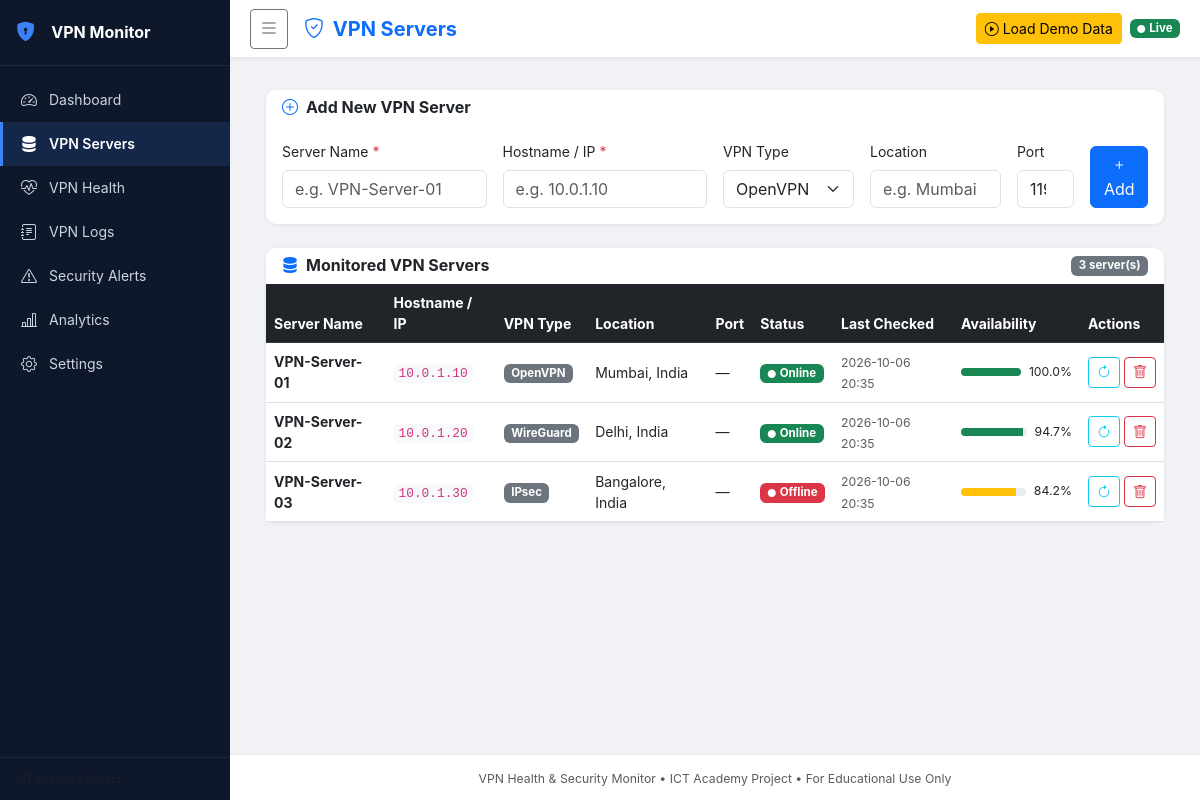
The page /servers on the database its author committed.
### tables this page shows
CREATE TABLE vpn_servers (
            id          INTEGER PRIMARY KEY AUTOINCREMENT,
            name        TEXT NOT NULL,
            hostname    TEXT NOT NULL,
            vpn_type    TEXT NOT NULL DEFAULT 'OpenVPN',
            location    TEXT,
            port        INTEGER DEFAULT 1194,
            status      TEXT DEFAULT 'unknown',
            created_at  TEXT DEFAULT (datetime('now')),
            updated_at  TEXT DEFAULT (datetime('now'))
        );

CREATE TABLE health_checks (
            id           INTEGER PRIMARY KEY AUTOINCREMENT,
            server_id    INTEGER NOT NULL,
            server_name  TEXT NOT NULL,
            status       TEXT NOT NULL,
            checked_at   TEXT DEFAULT (datetime('now')),
            response_ms  INTEGER,
            notes        TEXT,
            FOREIGN KEY (server_id) REFERENCES vpn_servers(id)
        );

### routes/servers.py (the view)
@servers_bp.route('/servers')
def servers():
    health_summary = get_health_summary_all()
    return render_template('servers.html', servers=health_summary,
                           vpn_types=VALID_VPN_TYPES)

### database/database.py (called while the page is built)
def get_db_connection():
    conn = sqlite3.connect(config.DATABASE_PATH)
    conn.row_factory = sqlite3.Row  # Allows accessing columns by name
    conn.execute("PRAGMA foreign_keys = ON")  # Enable foreign key support
    return conn

### models/vpn_server.py (called while the page is built)
def get_all_servers():
    conn = get_db_connection()
    servers = conn.execute(
        "SELECT * FROM vpn_servers ORDER BY name"
    ).fetchall()
    conn.close()
    return [dict(s) for s in servers]

### services/health_monitor.py (called while the page is built)
def get_server_availability(server_id, days=7):
    conn = get_db_connection()
    row = conn.execute(
        """SELECT
               COUNT(*) as total,
               SUM(CASE WHEN status = 'online' THEN 1 ELSE 0 END) as online_count
           FROM health_checks
           WHERE server_id = ?
           AND checked_at >= datetime('now', ?)""",
        (server_id, f'-{days} days')
    ).fetchone()
    conn.close()
    if row and row['total'] > 0:
        return round((row['online_count'] / row['total']) * 100, 1)
    return 100.0  # No checks = assume 100% if just added

### templates/servers.html (shortened to what this page needs)
{% extends "base.html" %}
{% block page_title %}VPN Servers{% endblock %}
{% block content %}
<div class="container-fluid">
    <div class="card border-0 mb-4">
        <div class="card-header bg-transparent border-0">
            <h6 class="mb-0 fw-bold"><i class="bi bi-plus-circle me-2 text-primary"></i>Add New VPN Server</h6>
        </div>
        <div class="card-body">
            <form action="{{ url_for('servers.add_server_route') }}" method="POST" class="row g-3">
                <div class="col-md-3">
                    <label class="form-label">Server Name <span class="text-danger">*</span></label>
                    <input type="text" name="name" class="form-control" placeholder="e.g. VPN-Server-01" required maxlength="100">
                </div>
                <div class="col-md-3">
                    <label class="form-label">Hostname / IP <span class="text-danger">*</span></label>
                    <input type="text" name="hostname" class="form-control" placeholder="e.g. 10.0.1.10" required maxlength="255">
                </div>
                <div class="col-md-2">
                    <label class="form-label">VPN Type</label>
                    <select name="vpn_type" class="form-select">
                        {% for vt in vpn_types %}
                        <option value="{{ vt }}">{{ vt }}</option>
                        {% endfor %}
                    </select>
                </div>
                <div class="col-md-2">
                    <label class="form-label">Location</label>
                    <input type="text" name="location" class="form-control" placeholder="e.g. Mumbai" maxlength="100">
                </div>
                <div class="col-md-1">
                    <label class="form-label">Port</label>
                    <input type="number" name="port" class="form-control" value="1194" min="1" max="65535">
                </div>
                <div class="col-md-1 d-flex align-items-end">
                    <button type="submit" class="btn btn-primary w-100">
                        <i class="bi bi-plus"></i> Add
                    </button>
                </div>
            </form>
        </div>
    </div>
    <div class="card border-0">
        <div class="card-header bg-transparent border-0 d-flex justify-content-between align-items-center">
            <h6 class="mb-0 fw-bold"><i class="bi bi-server me-2 text-primary"></i>Monitored VPN Servers</h6>
            <span class="badge bg-secondary">{{ servers|length }} server(s)</span>
        </div>
        <div class="card-body p-0">
            {% if servers %}
            <div class="table-responsive">
                <table class="table table-hover align-middle mb-0">
                    <thead class="table-dark">
                        <tr>
                            <th>Server Name</th>
                            <th>Hostname / IP</th>
                            <th>VPN Type</th>
                            <th>Location</th>
                            <th>Port</th>
                            <th>Status</th>
                            <th>Last Checked</th>
                            <th>Availability</th>
                            <th>Actions</th>
                        </tr>
                    </thead>
                    <tbody>
                        {% for s in servers %}
                        <tr>
                            <td><strong>{{ s.name }}</strong></td>
                            <td><code>{{ s.hostname }}</code></td>
                            <td>
                                <span class="badge bg-secondary">{{ s.vpn_type }}</span>
                            </td>
                            <td>{{ s.location or '—' }}</td>
                            <td>{{ s.port if s.port else '—' }}</td>
                            <td>
                                {% if s.current_status == 'online' %}
                                    <span class="badge bg-success"><i class="bi bi-circle-fill me-1" style="font-size:0.5rem"></i>Online</span>
                                {% elif s.current_status == 'offline' %}
                                    <span class="badge bg-danger"><i class="bi bi-circle-fill me-1" style="font-size:0.5rem"></i>Offline</span>
                                {% elif s.current_status == 'warning' %}
                                    <span class="badge bg-warning text-dark"><i class="bi bi-exclamation-circle me-1"></i>Warning</span>
                                {% else %}
                                    <span class="badge bg-secondary">Unknown</span>
                                {% endif %}
                            </td>
                            <td>
                                {% if s.last_checked %}
                                    <small class="text-muted">{{ s.last_checked[:16] }}</small>
                                {% else %}
                                    <small class="text-muted">Never</small>
                                {% endif %}
                            </td>
                            <td>
                                <div class="d-flex align-items-center gap-2">
                                    <div class="progress flex-grow-1" style="height:8px; min-width:60px">
                                        <div class="progress-bar
                                            {% if s.availability_7d >= 90 %}bg-success{% elif s.availability_7d >= 70 %}bg-warning{% else %}bg-danger{% endif %}"
                                            style="width:{{ s.availability_7d }}%">
                                        </div>
                                    </div>
                                    <small>{{ s.availability_7d }}%</small>
                                </div>
                            </td>
                            <td>
                                <div class="d-flex gap-1">
                                    <form action="{{ url_for('servers.check_server', server_id=s.id) }}" method="POST">
                                        <button type="submit" class="btn btn-sm btn-outline-info" title="Run health check">
                                            <i class="bi bi-arrow-clockwise"></i>
                                        </button>
                                    </form>
                                    <form action="{{ url_for('servers.delete_server_route', server_id=s.id) }}" method="POST"
                                          onsubmit="return confirm('Delete server {{ s.name }}?')">
                                        <button type="submit" class="btn btn-sm btn-outline-danger" title="Delete server">
                                            <i class="bi bi-trash"></i>
                                        </button>
                                    </form>
                                </div>
                            </td>
                        </tr>
                        {% endfor %}
                    </tbody>
                </table>
            </div>
            {% else %}
            <div class="text-center py-5 text-muted">
                <i class="bi bi-server display-4"></i>
                <p class="mt-3">No VPN servers added yet. Use the form above to add one, or load demo data.</p>
            </div>
            {% endif %}
        </div>
    </div>
</div>
{% endblock %}

### templates/base.html (shortened to what this page needs)
<!DOCTYPE html>
<html lang="en">
<head>
    <link href="https://cdn.jsdelivr.net/npm/bootstrap@5.3.0/dist/css/bootstrap.min.css" rel="stylesheet">
    <link href="https://cdn.jsdelivr.net/npm/bootstrap-icons@1.11.0/font/bootstrap-icons.css" rel="stylesheet">
    <link href="{{ url_for('static', filename='css/style.css') }}" rel="stylesheet">
</head>
<body>
<div class="sidebar" id="sidebar">
    <div class="sidebar-brand">
        <i class="bi bi-shield-lock-fill me-2"></i>
        <span>VPN Monitor</span>
    </div>
    <nav class="sidebar-nav">
        <a href="{{ url_for('dashboard.dashboard') }}"
           class="sidebar-link {% if request.endpoint in ['dashboard.dashboard'] %}active{% endif %}">
            <i class="bi bi-speedometer2"></i> Dashboard
        </a>
        <a href="{{ url_for('servers.servers') }}"
           class="sidebar-link {% if request.endpoint in ['servers.servers', 'servers.add_server_route'] %}active{% endif %}">
            <i class="bi bi-server"></i> VPN Servers
        </a>
        <a href="{{ url_for('servers.health') }}"
           class="sidebar-link {% if request.endpoint == 'servers.health' %}active{% endif %}">
            <i class="bi bi-heart-pulse"></i> VPN Health
        </a>
        <a href="{{ url_for('logs.logs') }}"
           class="sidebar-link {% if request.endpoint == 'logs.logs' %}active{% endif %}">
            <i class="bi bi-journal-text"></i> VPN Logs
        </a>
        <a href="{{ url_for('alerts.alerts') }}"
           class="sidebar-link {% if request.endpoint in ['alerts.alerts', 'alerts.alert_detail'] %}active{% endif %}">
            <i class="bi bi-exclamation-triangle"></i> Security Alerts
        </a>
        <a href="{{ url_for('alerts.analytics') }}"
           class="sidebar-link {% if request.endpoint == 'alerts.analytics' %}active{% endif %}">
            <i class="bi bi-bar-chart-line"></i> Analytics
        </a>
        <a href="{{ url_for('settings.settings') }}"
           class="sidebar-link {% if request.endpoint == 'settings.settings' %}active{% endif %}">
            <i class="bi bi-gear"></i> Settings
        </a>
    </nav>
    <div class="sidebar-footer">
        <small class="text-muted">ICT Academy Project</small>
    </div>
</div>
<div class="main-content" id="main-content">
    <nav class="topbar">
        <div class="d-flex align-items-center gap-3">
            <button class="btn btn-sm btn-outline-secondary" id="sidebarToggle">
                <i class="bi bi-list fs-5"></i>
            </button>
            <h5 class="mb-0 fw-bold text-primary">
                <i class="bi bi-shield-check me-1"></i>
                {% block page_title %}VPN Health & Security Monitor{% endblock %}
            </h5>
        </div>
        <div class="d-flex align-items-center gap-2">
            <form action="{{ url_for('api.api_load_demo') }}" method="POST" class="d-inline"
                  onsubmit="return confirm('Load demo data? This will clear existing logs and alerts.')">
                <button type="submit" class="btn btn-sm btn-warning">
                    <i class="bi bi-play-circle me-1"></i>Load Demo Data
                </button>
            </form>
            <span class="badge bg-success">
                <i class="bi bi-circle-fill me-1" style="font-size:0.5rem"></i>Live
            </span>
        </div>
    </nav>
    <div class="px-4 pt-2">
    </div>
    <div class="content-area">
        {% block content %}{% endblock %}
    </div>
    <footer class="content-footer">
        <small class="text-muted">
            VPN Health & Security Monitor &bull; ICT Academy Project &bull; For Educational Use Only
        </small>
    </footer>
</div>
</body>
</html>

### static/css/style.css (style rules this page uses)
:root { --sidebar-width: 230px; --topbar-height: 58px; --bg: #f0f2f5; --surface: #ffffff; --border: #e5e7eb; --text: #1f2328; --muted: #57606a; --primary: #0d6efd; --sidebar-bg: #0f172a; --sidebar-text: #cbd5e1; --sidebar-active: #3b82f6; --sidebar-hover: #1e293b; }
*, *::before, *::after { box-sizing: border-box; }
body { font-family: -apple-system, "Segoe UI", system-ui, sans-serif; font-size: 14px; background-color: var(--bg); color: var(--text); margin: 0; overflow-x: hidden; }
.sidebar { position: fixed; top: 0; left: 0; height: 100vh; width: var(--sidebar-width); background: var(--sidebar-bg); display: flex; flex-direction: column; z-index: 1000; transition: width 0.25s ease; overflow: hidden; }
.sidebar-brand { display: flex; align-items: center; padding: 18px 16px; font-size: 1rem; font-weight: 700; color: #ffffff; border-bottom: 1px solid #1e293b; white-space: nowrap; gap: 8px; }
.sidebar-brand i { font-size: 1.2rem; color: var(--sidebar-active); flex-shrink: 0; }
.sidebar-nav { flex: 1; padding: 12px 0; overflow-y: auto; }
.sidebar-link { display: flex; align-items: center; gap: 10px; padding: 10px 16px; color: var(--sidebar-text); text-decoration: none; font-size: 0.875rem; white-space: nowrap; transition: background 0.15s, color 0.15s; border-left: 3px solid transparent; }
.sidebar-link.active { background: rgba(59, 130, 246, 0.15); color: #ffffff; border-left-color: var(--sidebar-active); font-weight: 600; }
.sidebar-link i { font-size: 1rem; flex-shrink: 0; width: 20px; text-align: center; }
.sidebar-footer { padding: 12px 16px; border-top: 1px solid #1e293b; font-size: 0.75rem; white-space: nowrap; }
.main-content { margin-left: var(--sidebar-width); min-height: 100vh; display: flex; flex-direction: column; transition: margin-left 0.25s ease; }
.topbar { height: var(--topbar-height); background: var(--surface); border-bottom: 1px solid var(--border); display: flex; align-items: center; justify-content: space-between; padding: 0 20px; position: sticky; top: 0; z-index: 900; box-shadow: 0 1px 4px rgba(0,0,0,0.06); }
.content-area { flex: 1; padding: 24px; }
.content-footer { padding: 12px 24px; border-top: 1px solid var(--border); text-align: center; background: var(--surface); }
.card { background: var(--surface); border-radius: 10px; box-shadow: 0 1px 4px rgba(0,0,0,0.07); }
.card-header { border-radius: 10px 10px 0 0 !important; }
.badge { font-size: 0.72rem; }
code { font-size: 0.8rem; background: #f8f9fa; padding: 2px 5px; border-radius: 4px; color: #d63384; }

### rows shown on the page
vpn_servers: name "VPN-Server-01", hostname "10.0.1.10", vpn_type "OpenVPN", location "Mumbai, India"
health_checks: checked_at "2026-10-06 20:35"
vpn_servers: name "VPN-Server-02", hostname "10.0.1.20", vpn_type "WireGuard", location "Delhi, India"
health_checks: checked_at "2026-10-06 20:35"
vpn_servers: name "VPN-Server-03", hostname "10.0.1.30", vpn_type "IPsec", location "Bangalore, India"
health_checks: checked_at "2026-10-06 20:35"

### other values the page prints
{{ servers|length }} "3"
{{ s.port if s.port else '—' }} "—" "—" "—"
{{ s.availability_7d }} "100.0" "94.7" "84.2"
form field vpn_type "OpenVPN"
